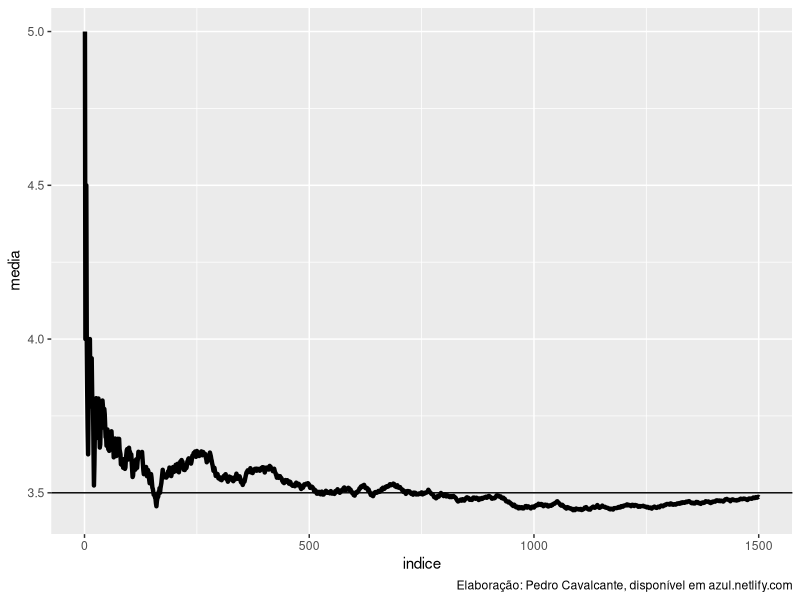
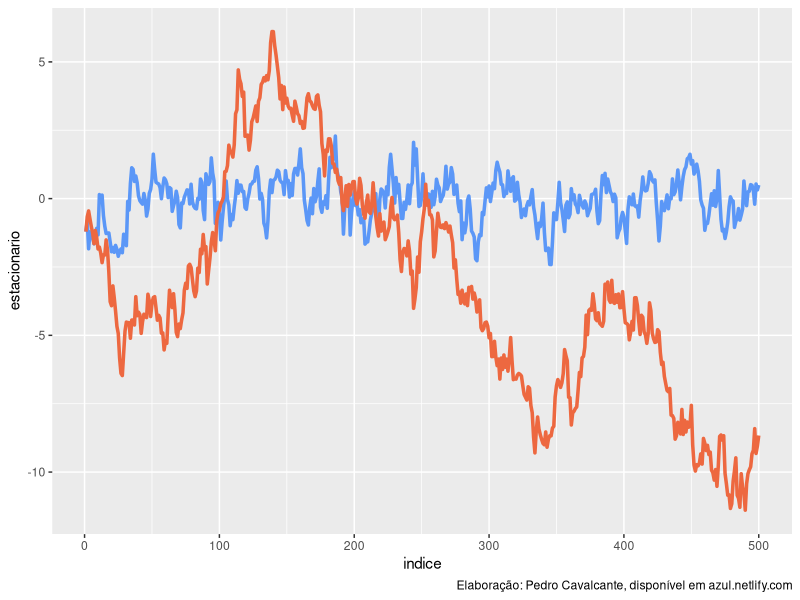

These charts were generated, in order, by the following R code:
## ---- chunk 1
library(TeachingDemos)
library(tidyverse)
library(gganimate)

set.seed(10)
n = 1500
numeros = dice(rolls = n, 
               ndice = 1)
numeros = numeros[[1]] # precisamos fazer isso porque a função dice() é louca
media = vector()

for(i in 1:n) {
  
  media[i] = mean(numeros[c(1:i)])
  #armazenamos a média das jogadas na i-ésima jogada
}

base = tibble(media = media,
              indice = seq(from = 1,
                           to = n,
                           by = 1))

base %>%
  ggplot(aes(x = indice, y = media)) +
  geom_line(size = 1.5) + 
  geom_hline(yintercept = 3.5) + # linha vertical na experança
  labs(caption = "Elaboração: Pedro Cavalcante, disponível em azul.netlify.com")

## ---- chunk 2
library(tidyverse)

n = 500
set.seed(1234)
inicial = rnorm(1)
estacionario = vector()
estacionario[1] = inicial

n_estacionario = vector()
n_estacionario[1] = inicial

for(i in 2:n) {
  
estacionario[i] = estacionario[i-1] * 0.8 + rnorm(1, sd = .5)  
n_estacionario[i] = n_estacionario[i-1] + rnorm(1, sd = .5)  

  }


AR = tibble::tibble(estacionario = estacionario,
            n_estacionario = n_estacionario,
            indice = seq(from = 1,
                           to = n,
                           by = 1))


AR %>%
  ggplot(aes(x = indice)) + 
  geom_line(aes(y = estacionario),
            size = 1.2,
            color = "#5b97f7") + 
  geom_line(aes(y = n_estacionario), 
            size = 1.2,
            color = "#ed6840") +
  labs(caption = "Elaboração: Pedro Cavalcante, disponível em azul.netlify.com")
